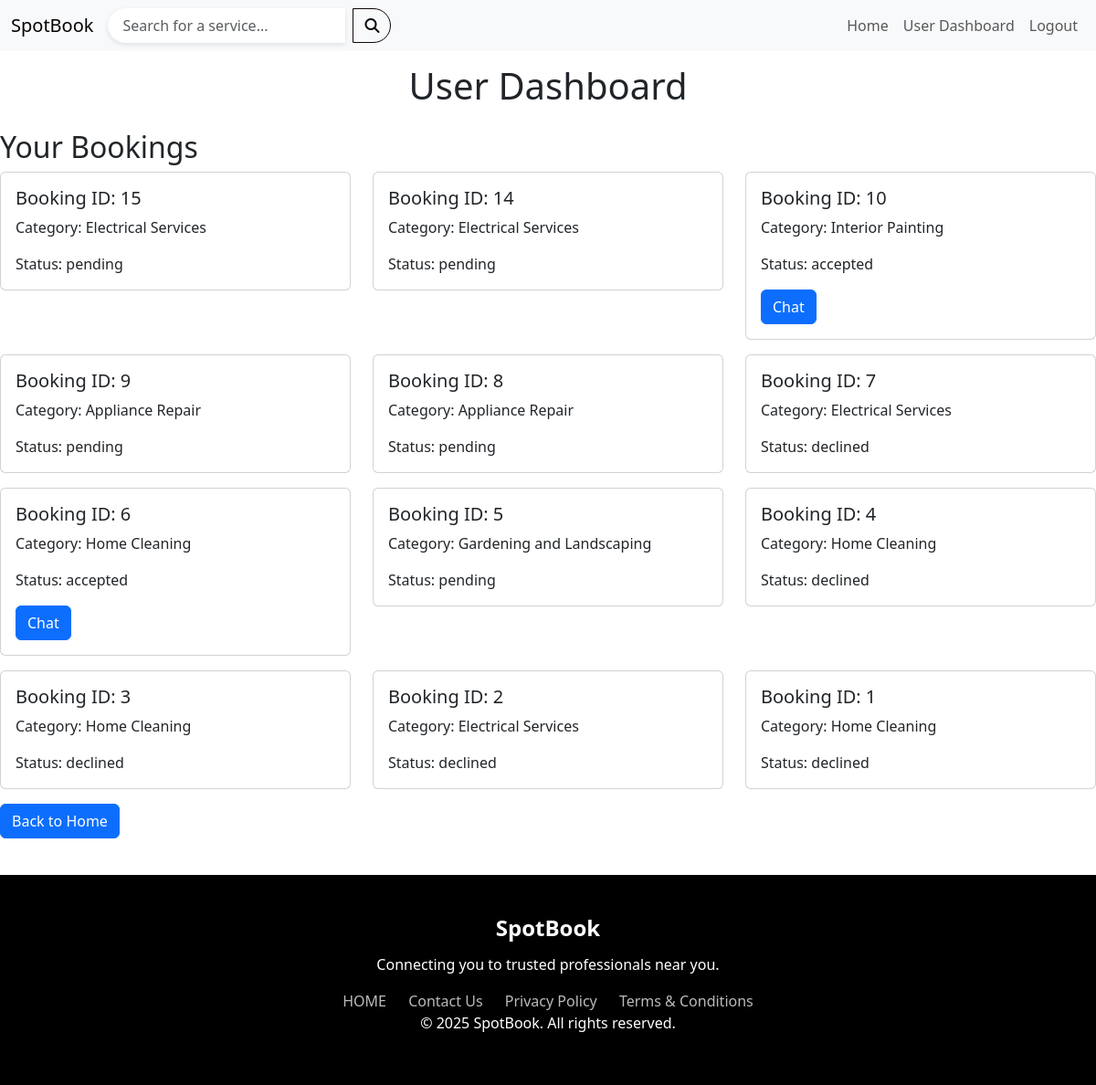
/user-dashboard/ (signed in), run on the app's committed database.
### core/models.py (models this page shows, shortened)
class Booking(models.Model):
    user = models.ForeignKey(User, related_name='bookings', on_delete=models.CASCADE)
    worker = models.ForeignKey(WorkerProfile, on_delete=models.SET_NULL, null=True, blank=True)
    category = models.ForeignKey(Category, on_delete=models.CASCADE)
    status = models.CharField(max_length=20, choices=[
        ('pending', 'Pending'),
        ('accepted', 'Accepted'),
        ('declined', 'Declined'),
    ], default='pending')
    user_location = models.CharField(max_length=255, blank=True)

class Category(models.Model):
    name = models.CharField(max_length=100)  # e.g., Plumbing, Electrician
    category_image = models.ImageField(upload_to='category_images/', blank=True)
    description = models.TextField(blank=True)
    price_range = models.CharField(max_length=100, blank=True)
    included_services = models.TextField(blank=True)

### core/views.py (the view)
# urls.py: path('user-dashboard/', user_dashboard, name='user_dashboard'),
@login_required
def user_dashboard(request):
    bookings = Booking.objects.filter(user=request.user).order_by('-id')
    return render(request, 'user_dashboard.html', {'bookings': bookings})

### templates/user_dashboard.html (shortened to what this page needs)
{% extends 'base.html' %}
{% block content %}
{% load static %}
<head>
</head>
<h1 class="text-center">User Dashboard</h1>
<h2 class="mt-4">Your Bookings</h2>
<div class="row">
    {% for booking in bookings %}
    <div class="col-md-4">
        <div class="card mb-3">
            <div class="card-body">
                <h5 class="card-title">Booking ID: {{ booking.id }}</h5>
                <p class="card-text">Category: {{ booking.category.name }}</p>
                <p class="card-text">Status: {{ booking.status }}</p>
{% if booking.status == 'accepted' %}
    <a href="{% url 'chat' booking.id %}" class="btn btn-primary">Chat</a>
{% endif %}
            </div>
        </div>
    </div>
    {% empty %}
    <div class="col-md-12">
        <p class="text-muted">No bookings found.</p>
    </div>
    {% endfor %}
</div>
<a href="{% url 'home' %}" class="btn btn-primary">Back to Home</a>
{% endblock %}

### data on the page
Booking: id "15", category.name "Electrical Services", status "pending"
Booking: id "14", category.name "Electrical Services", status "pending"
Booking: id "10", category.name "Interior Painting", status "accepted", shows "Chat"
Booking: id "9", category.name "Appliance Repair", status "pending"
Booking: id "8", category.name "Appliance Repair", status "pending"
Booking: id "7", category.name "Electrical Services", status "declined"
Booking: id "6", category.name "Home Cleaning", status "accepted", shows "Chat"
Booking: id "5", category.name "Gardening and Landscaping", status "pending"
Booking: id "4", category.name "Home Cleaning", status "declined"
Booking: id "3", category.name "Home Cleaning", status "declined"
Booking: id "2", category.name "Electrical Services", status "declined"
Booking: id "1", category.name "Home Cleaning", status "declined"
